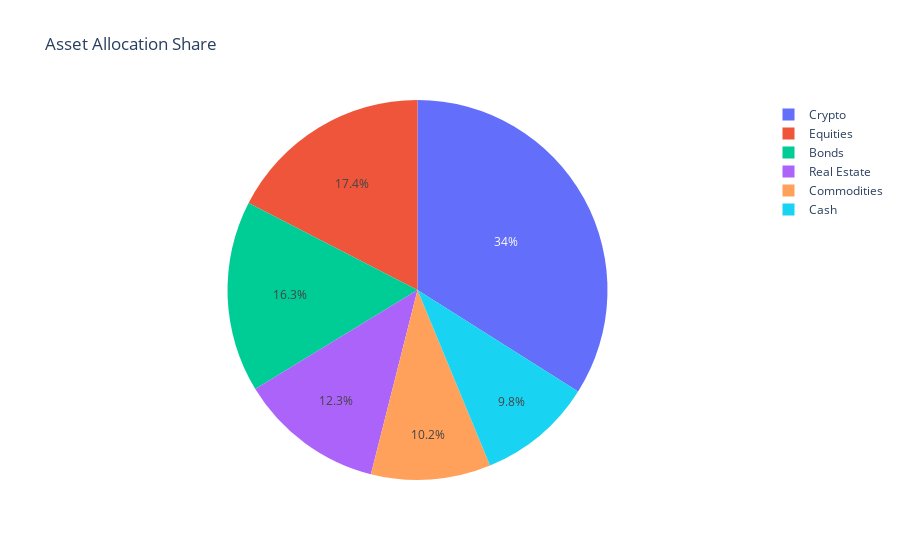

Notebook source saved alongside this figure:
### Code cell
px.pie(allocation_counts, names='asset_allocation', values='count', title='Asset Allocation Share')

### Figure 1 — Plotly figure (JSON) as saved in the notebook; plotly's stock layout.template omitted (floating-point values rounded to 4 significant figures)
{"data": [{"domain": {"x": [0, 1], "y": [0, 1]}, "hovertemplate": "asset_allocation=%{label}<br>count=%{value}<extra></extra>", "labels": ["Crypto", "Equities", "Bonds", "Real Estate", "Commodities", "Cash"], "legendgroup": "", "name": "", "showlegend": true, "type": "pie", "values": [267, 137, 128, 97, 80, 77]}], "layout": {"legend": {"tracegroupgap": 0}, "title": {"text": "Asset Allocation Share"}}}
